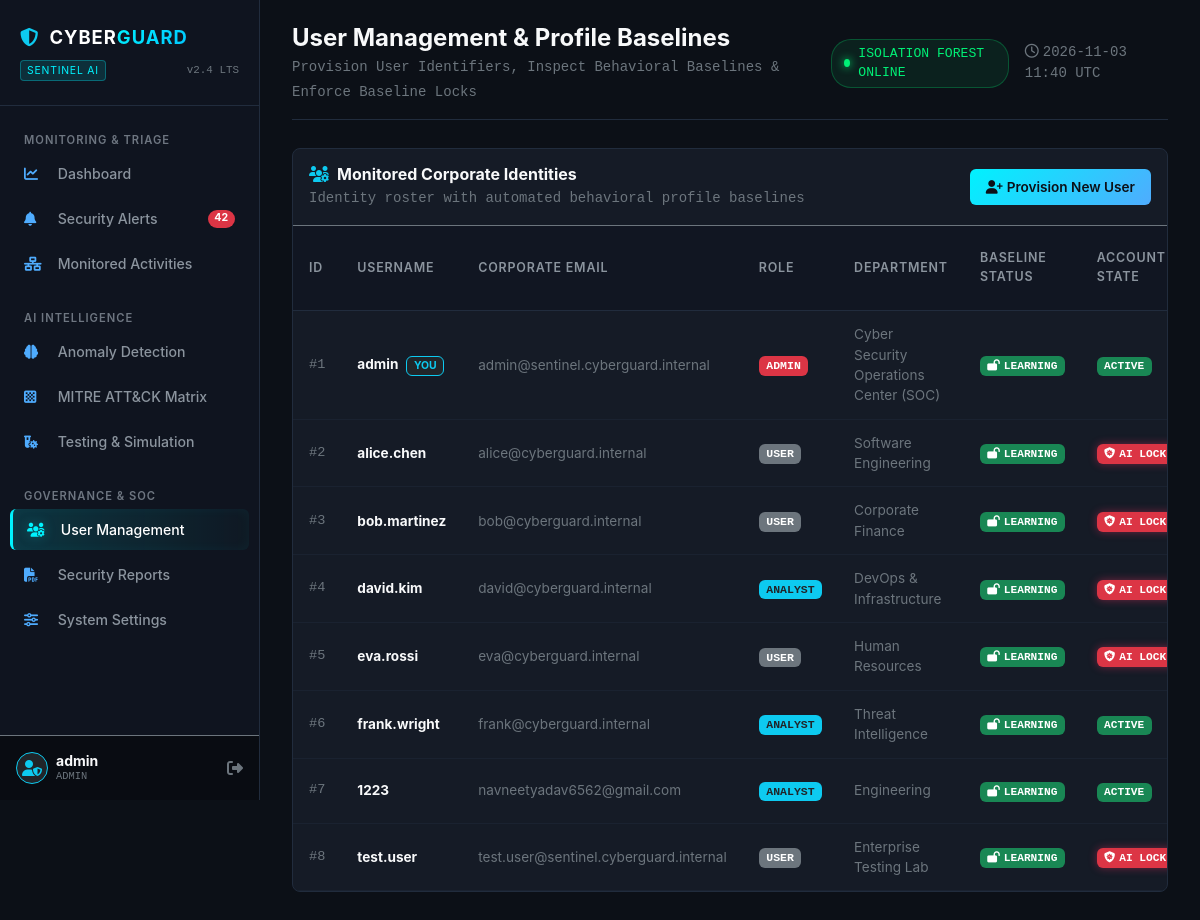
The app's page /users (signed in) with its own data.
### models/database.py (models this page shows, shortened)
class User(UserMixin, db.Model):
    __tablename__ = 'users'
    id = db.Column(db.Integer, primary_key=True)
    username = db.Column(db.String(64), unique=True, nullable=False, index=True)
    email = db.Column(db.String(120), unique=True, nullable=False, index=True)
    password_hash = db.Column(db.String(256), nullable=False)
    role = db.Column(db.String(20), default='analyst', nullable=False)  # admin, analyst, user
    department = db.Column(db.String(64), default='Security Operations')
    is_active = db.Column(db.Boolean, default=True, nullable=False)
    is_locked = db.Column(db.Boolean, default=False, nullable=False)
    lock_reason = db.Column(db.String(256), nullable=True)
    locked_at = db.Column(db.DateTime, nullable=True)
    last_latitude = db.Column(db.Float, nullable=True)
    last_longitude = db.Column(db.Float, nullable=True)
    last_city = db.Column(db.String(64), nullable=True)
    last_country = db.Column(db.String(64), nullable=True)
    last_activity_time = db.Column(db.DateTime, nullable=True)
    created_at = db.Column(db.DateTime, default=datetime.utcnow)
    last_login_at = db.Column(db.DateTime, nullable=True)
    activities = db.relationship('LoginActivity', backref='user', lazy='dynamic', cascade='all, delete-orphan')
    profile = db.relationship('UserBehaviourProfile', backref='user', uselist=False, cascade='all, delete-orphan')
    alerts = db.relationship('SecurityAlert', backref='user', lazy='dynamic')
    detection_results = db.relationship('DetectionResult', backref='user', lazy='dynamic')
    @property
    def is_admin(self) -> bool:
        return self.role.lower() == 'admin'

### routes/user_routes.py (the view)
@user_bp.route('/users')
@login_required
@admin_required
def list_users():
    users = User.query.order_by(User.id.asc()).all()
    return render_template('users.html', users=users)

### modules/authentication.py (called while the page is built)
@login_manager.user_loader
def load_user(user_id):
    try:
        return db.session.get(User, int(user_id))
    except Exception:
        return None

def admin_required(f):
    @wraps(f)
    def decorated_function(*args, **kwargs):
        if not current_user.is_authenticated:
            return redirect(url_for('auth.login', next=request.url))
        if not current_user.is_admin:
            flash('Access denied: Administrator privileges required for this section.', 'danger')
            abort(403)
        return f(*args, **kwargs)
    return decorated_function

### templates/users.html (shortened to what this page needs)
{% extends 'base.html' %}
{% block page_title %}User Management & Profile Baselines{% endblock %}
{% block page_subtitle %}Provision User Identifiers, Inspect Behavioral Baselines & Enforce Baseline Locks{% endblock %}
{% block content %}
<div class="cyber-table-container">
  <div class="p-3 border-bottom border-secondary d-flex justify-content-between align-items-center">
    <div>
      <h6 class="mb-0 fw-bold text-light"><i class="fas fa-users-gear text-info me-2"></i>Monitored Corporate Identities</h6>
      <small class="text-secondary font-monospace">Identity roster with automated behavioral profile baselines</small>
    </div>
    {% if current_user.is_authenticated and current_user.is_admin %}
    <button class="btn btn-cyber-primary btn-sm" data-bs-toggle="modal" data-bs-target="#addUserModal">
      <i class="fas fa-user-plus me-1"></i>Provision New User
    </button>
    {% endif %}
  </div>
  <div class="table-responsive">
    <table class="cyber-table">
      <thead>
        <tr>
          <th>ID</th>
          <th>Username</th>
          <th>Corporate Email</th>
          <th>Role</th>
          <th>Department</th>
          <th>Baseline Status</th>
          <th>Account State</th>
        </tr>
      </thead>
      <tbody>
        {% for u in users %}
          {% set prof = u.profile %}
          <tr>
            <td class="font-monospace text-secondary">#{{ u.id }}</td>
            <td>
              <strong class="text-light">{{ u.username }}</strong>
              {% if u.id == current_user.id %}
                <span class="badge bg-dark border border-info text-info ms-1" style="font-size: 0.65rem;">YOU</span>
              {% endif %}
            </td>
            <td class="text-secondary small">{{ u.email }}</td>
            <td>
              {% if u.role == 'admin' %}
                <span class="badge bg-danger font-monospace" style="font-size: 0.72rem;">ADMIN</span>
              {% elif u.role == 'analyst' %}
                <span class="badge bg-info text-dark font-monospace" style="font-size: 0.72rem;">ANALYST</span>
              {% else %}
                <span class="badge bg-secondary font-monospace" style="font-size: 0.72rem;">USER</span>
              {% endif %}
            </td>
            <td class="small text-secondary">{{ u.department }}</td>
            <td>
              {% if prof and prof.is_baseline_locked %}
                <span class="badge bg-danger font-monospace" style="font-size: 0.7rem;"><i class="fas fa-lock me-1"></i>LOCKED</span>
              {% else %}
                <span class="badge bg-success font-monospace" style="font-size: 0.7rem;"><i class="fas fa-lock-open me-1"></i>LEARNING</span>
              {% endif %}
            </td>
            <td>
              {% if u.is_locked %}
                <span class="badge bg-danger font-monospace" style="font-size: 0.7rem; box-shadow: 0 0 8px rgba(255, 51, 102, 0.4);" title="{{ u.lock_reason }}">
                  <i class="fas fa-shield-virus me-1"></i>AI LOCKED
                </span>
              {% elif u.is_active %}
                <span class="badge bg-success font-monospace" style="font-size: 0.7rem;">ACTIVE</span>
              {% else %}
                <span class="badge bg-secondary font-monospace" style="font-size: 0.7rem;">DISABLED</span>
              {% endif %}
            </td>
          </tr>
        {% endfor %}
      </tbody>
    </table>
  </div>
</div>
{% endblock %}

### templates/base.html (shortened to what this page needs)
<!DOCTYPE html>
<html lang="en">
<head>
  <link href="https://cdn.jsdelivr.net/npm/bootstrap@5.3.3/dist/css/bootstrap.min.css" rel="stylesheet">
  <link rel="stylesheet" href="https://cdnjs.cloudflare.com/ajax/libs/font-awesome/6.5.2/css/all.min.css">
  <link rel="stylesheet" href="https://cdnjs.cloudflare.com/ajax/libs/leaflet/1.9.4/leaflet.min.css">
  <link rel="stylesheet" href="{{ url_for('static', filename='css/dashboard.css') }}">
</head>
<body>
  <aside class="cyber-sidebar">
    <div class="brand-section">
      <div class="brand-title">
        <i class="fas fa-shield-halved text-info"></i>
        <span>CYBER<span class="brand-accent">GUARD</span></span>
      </div>
      <div class="d-flex align-items-center justify-content-between mt-2">
        <span class="brand-badge">SENTINEL AI</span>
        <span class="text-secondary small font-monospace" style="font-size: 0.68rem;">v2.4 LTS</span>
      </div>
    </div>
    <div class="nav-section">
      <div class="nav-category">Monitoring & Triage</div>
      <a href="{{ url_for('dashboard.overview') }}" class="cyber-nav-link {% if request.endpoint == 'dashboard.overview' %}active{% endif %}">
        <span><i class="fas fa-chart-line"></i> Dashboard</span>
      </a>
      <a href="{{ url_for('alert.list_alerts') }}" class="cyber-nav-link {% if request.endpoint and 'alert.' in request.endpoint %}active{% endif %}">
        <span><i class="fas fa-bell"></i> Security Alerts</span>
        {% if open_alerts_badge > 0 %}
          <span class="badge bg-danger rounded-pill">{{ open_alerts_badge }}</span>
        {% endif %}
      </a>
      <a href="{{ url_for('activity.list_activities') }}" class="cyber-nav-link {% if request.endpoint and 'activity.' in request.endpoint %}active{% endif %}">
        <span><i class="fas fa-network-wired"></i> Monitored Activities</span>
      </a>
      <div class="nav-category mt-3">AI Intelligence</div>
      <a href="{{ url_for('detection.detection_center') }}" class="cyber-nav-link {% if request.endpoint and 'detection.' in request.endpoint %}active{% endif %}">
        <span><i class="fas fa-brain"></i> Anomaly Detection</span>
      </a>
      <a href="{{ url_for('dashboard.mitre_matrix_page') }}" class="cyber-nav-link {% if request.endpoint == 'dashboard.mitre_matrix_page' %}active{% endif %}">
        <span><i class="fas fa-chess-board"></i> MITRE ATT&CK Matrix</span>
      </a>
      <a href="{{ url_for('testing.testing_dashboard') }}" class="cyber-nav-link {% if request.endpoint and 'testing.' in request.endpoint %}active{% endif %}">
        <span><i class="fas fa-vial-virus"></i> Testing & Simulation</span>
      </a>
      <div class="nav-category mt-3">Governance & SOC</div>
      {% if current_user.is_authenticated and current_user.is_admin %}
      <a href="{{ url_for('user.list_users') }}" class="cyber-nav-link {% if request.endpoint and 'user.' in request.endpoint %}active{% endif %}">
        <span><i class="fas fa-users-gear"></i> User Management</span>
      </a>
      {% endif %}
      <a href="{{ url_for('report.reports_page') }}" class="cyber-nav-link {% if request.endpoint and 'report.' in request.endpoint %}active{% endif %}">
        <span><i class="fas fa-file-pdf"></i> Security Reports</span>
      </a>
      {% if current_user.is_authenticated and current_user.is_admin %}
      <a href="{{ url_for('settings.settings_page') }}" class="cyber-nav-link {% if request.endpoint and 'settings.' in request.endpoint %}active{% endif %}">
        <span><i class="fas fa-sliders"></i> System Settings</span>
      </a>
      {% endif %}
    </div>
    <div class="p-3 border-top border-secondary" style="background: #090c12;">
      <div class="d-flex align-items-center justify-content-between">
        <div class="d-flex align-items-center gap-2">
          <div class="avatar-sm rounded-circle bg-dark border border-info d-flex align-items-center justify-content-center text-info" style="width: 32px; height: 32px;">
            <i class="fas fa-user-shield"></i>
          </div>
          <div style="line-height: 1.2;">
            <div class="small fw-bold text-light">{{ current_user.username if current_user.is_authenticated else 'Guest' }}</div>
            <div class="text-secondary font-monospace" style="font-size: 0.65rem;">{{ current_user.role.upper() if current_user.is_authenticated else 'UNAUTHENTICATED' }}</div>
          </div>
        </div>
        <a href="{{ url_for('auth.logout') }}" class="text-secondary hover-text-danger" title="Logout">
          <i class="fas fa-right-from-bracket"></i>
        </a>
      </div>
    </div>
  </aside>
  <main class="cyber-content">
    <div class="cyber-topbar">
      <div>
        <h4 class="mb-0 fw-bold text-light">{% block page_title %}Security Operations Center{% endblock %}</h4>
        <small class="text-secondary font-monospace">{% block page_subtitle %}Real-Time Behavioral Telemetry & ML Anomaly Detection{% endblock %}</small>
      </div>
      <div class="d-flex align-items-center gap-3">
        <div class="system-status-indicator">
          <div class="pulse-dot"></div>
          <span class="font-monospace">ISOLATION FOREST ONLINE</span>
        </div>
        <span class="text-secondary font-monospace small"><i class="far fa-clock me-1"></i>{{ now.strftime('%Y-%m-%d %H:%M UTC') }}</span>
      </div>
    </div>
    {% block content %}{% endblock %}
  </main>
</body>
</html>

### static/css/dashboard.css (style rules this page uses)
:root { --bg-main: #0c1017; --bg-card: #151b26; --bg-card-hover: #1b2332; --bg-sidebar: #0f141f; --border-color: #212c3d; --border-focus: #00e5ff; --cyan-primary: #00f2fe; --cyan-glow: rgba(0, 242, 254, 0.25); --cyan-muted: #4facfe; --red-critical: #ff3366; --red-glow: rgba(255, 51, 102, 0.3); --amber-warning: #ffa502; --green-normal: #00f076; --purple-sim: #b388ff; --text-primary: #f0f6fc; --text-secondary: #8b949e; --text-muted: #6e7681; }
body { background-color: var(--bg-main); color: var(--text-primary); font-family: -apple-system, BlinkMacSystemFont, "Segoe UI", Roboto, "Helvetica Neue", Arial, sans-serif; margin: 0; padding: 0; min-height: 100vh; overflow-x: hidden; }
.cyber-sidebar { width: 260px; background-color: var(--bg-sidebar); border-right: 1px solid var(--border-color); min-height: 100vh; position: fixed; top: 0; left: 0; z-index: 1000; display: flex; flex-direction: column; transition: all 0.3s ease; }
.brand-section { padding: 24px 20px; border-bottom: 1px solid var(--border-color); }
.brand-title { font-size: 1.15rem; font-weight: 700; letter-spacing: 1px; color: #fff; display: flex; align-items: center; gap: 10px; }
.brand-title .brand-accent { background: linear-gradient(135deg, var(--cyan-primary), #00c6ff); -webkit-background-clip: text; -webkit-text-fill-color: transparent; }
.brand-badge { font-size: 0.65rem; background: rgba(0, 242, 254, 0.12); color: var(--cyan-primary); border: 1px solid rgba(0, 242, 254, 0.3); padding: 2px 6px; border-radius: 4px; text-transform: uppercase; letter-spacing: 0.8px; }
.nav-section { padding: 16px 10px; flex-grow: 1; }
.nav-category { font-size: 0.7rem; text-transform: uppercase; letter-spacing: 1px; color: var(--text-muted); padding: 10px 14px 4px; font-weight: 600; }
.cyber-nav-link { display: flex; align-items: center; justify-content: space-between; padding: 10px 14px; color: var(--text-secondary); text-decoration: none; font-size: 0.88rem; font-weight: 500; border-radius: 6px; margin-bottom: 4px; transition: all 0.2s ease; }
.cyber-nav-link.active { background: linear-gradient(90deg, rgba(0, 242, 254, 0.15), rgba(0, 242, 254, 0.02)); color: #fff; border-left: 3px solid var(--cyan-primary); box-shadow: inset 0 0 12px rgba(0, 242, 254, 0.05); }
.cyber-nav-link i { width: 20px; margin-right: 10px; color: var(--cyan-muted); }
.cyber-nav-link.active i { color: var(--cyan-primary); filter: drop-shadow(0 0 6px var(--cyan-glow)); }
.cyber-content { margin-left: 260px; padding: 24px 32px 60px; min-height: 100vh; }
.cyber-topbar { display: flex; justify-content: space-between; align-items: center; margin-bottom: 28px; padding-bottom: 16px; border-bottom: 1px solid var(--border-color); }
.system-status-indicator { display: inline-flex; align-items: center; gap: 8px; font-size: 0.82rem; color: var(--green-normal); background: rgba(0, 240, 118, 0.08); border: 1px solid rgba(0, 240, 118, 0.25); padding: 4px 12px; border-radius: 20px; }
.pulse-dot { width: 8px; height: 8px; background-color: var(--green-normal); border-radius: 50%; box-shadow: 0 0 8px var(--green-normal); animation: pulse-ring 2s infinite ease-in-out; }
.cyber-table-container { background-color: var(--bg-card); border: 1px solid var(--border-color); border-radius: 8px; overflow: hidden; }
.cyber-table { width: 100%; margin-bottom: 0; color: var(--text-primary); border-collapse: separate; border-spacing: 0; }
.cyber-table th { background-color: #111622; color: var(--text-secondary); font-size: 0.78rem; text-transform: uppercase; letter-spacing: 0.8px; padding: 14px 16px; border-bottom: 1px solid var(--border-color); font-weight: 600; }
.cyber-table td { padding: 13px 16px; font-size: 0.85rem; border-bottom: 1px solid #1a2230; vertical-align: middle; }
.btn-cyber-primary { background: linear-gradient(135deg, #00f2fe 0%, #4facfe 100%); color: #0c1017; font-weight: 600; border: none; border-radius: 6px; padding: 8px 16px; transition: all 0.2s ease; font-size: 0.85rem; }

### records on screen
User: is_active+username "admin", role "ADMIN", id "1", username "admin", shows "YOU", email "admin@sentinel.cyberguard.internal", department "Cyber Security Operations Center (SOC)", is_locked "ACTIVE"
User: id "2", username "alice.chen", email "alice@cyberguard.internal", role "USER", department "Software Engineering"
User: id "3", username "bob.martinez", email "bob@cyberguard.internal", role "USER", department "Corporate Finance"
User: id "4", username "david.kim", email "david@cyberguard.internal", role "ANALYST", department "DevOps & Infrastructure"
User: id "5", username "eva.rossi", email "eva@cyberguard.internal", role "USER", department "Human Resources"
User: id "6", username "frank.wright", email "frank@cyberguard.internal", role "ANALYST", department "Threat Intelligence", is_locked "ACTIVE"
User: id "7", username "1223", email "navneetyadav6562@gmail.com", role "ANALYST", department "Engineering", is_locked "ACTIVE"
User: id "8", username "test.user", email "test.user@sentinel.cyberguard.internal", role "USER", department "Enterprise Testing Lab"

### other values on screen
{{ open_alerts_badge }} "42"
